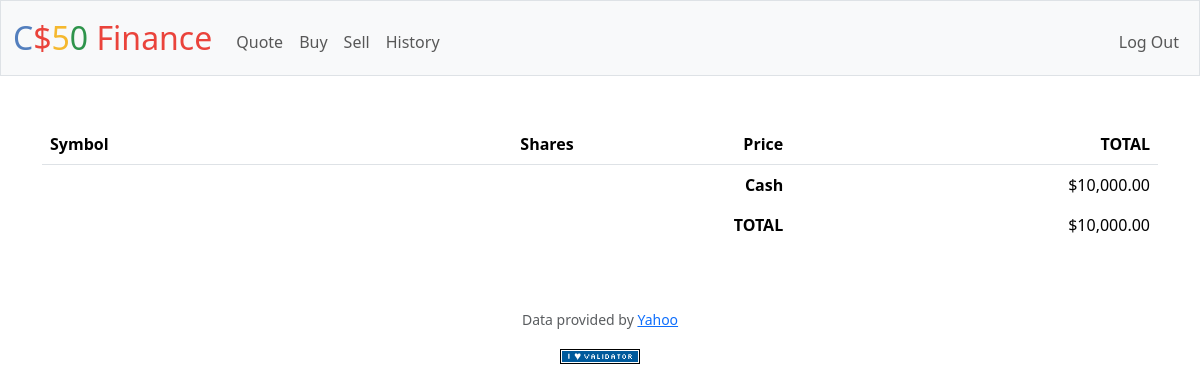
Page / (signed in) on the earlier database version.
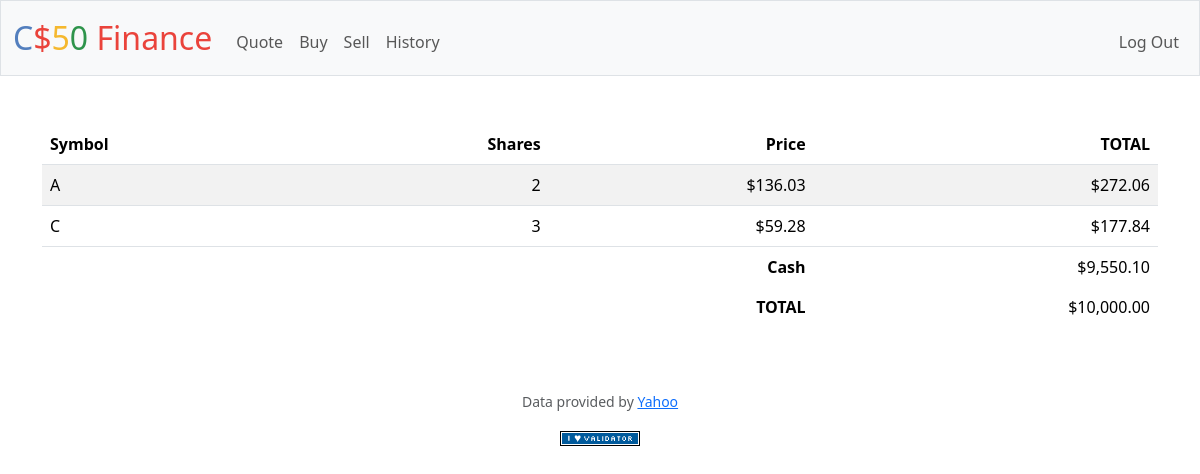
Same page on the later database version.
### tables this page shows
CREATE TABLE users (id INTEGER PRIMARY KEY AUTOINCREMENT NOT NULL, username TEXT NOT NULL, hash TEXT NOT NULL, cash NUMERIC NOT NULL DEFAULT 10000.00);

CREATE TABLE "stock" (
    id INTEGER,
    symbol TEXT,
    shares INTEGER,
    price NUMERIC,
    total NUMERIC,
    FOREIGN KEY (id) REFERENCES users(id)
);

### app.py (the view)
@app.route("/")
@login_required
def index():
    user_id = session["user_id"]
    portfolio = db.execute(
        "SELECT symbol, shares, price, total FROM stock WHERE id = ? ORDER BY symbol", user_id
    )
    aggregated_portfolio = {}
    for stock in portfolio:
        symbol = stock['symbol']
        if symbol not in aggregated_portfolio:
            aggregated_portfolio[symbol] = {
                'shares': 0,
                'price': stock['price'],
                'total': 0
            }
        aggregated_portfolio[symbol]['shares'] += stock['shares']
        aggregated_portfolio[symbol]['total'] += stock['total']
    user_cash = db.execute(
        "SELECT cash FROM users WHERE id = ?", user_id
    )[0]["cash"]
    total_cash = db.execute(
        "SELECT SUM(total) + ? AS total_cash FROM stock WHERE id = ?", user_cash, user_id
    )[0]["total_cash"]
    if total_cash is None:
        total_cash = user_cash
    return render_template("index.html",
                           portfolio=aggregated_portfolio, user_cash=user_cash, total_cash=total_cash
    )

### app.py (called while the page is built)
@app.after_request
def after_request(response):
    response.headers["Cache-Control"] = "no-cache, no-store, must-revalidate"
    response.headers["Expires"] = 0
    response.headers["Pragma"] = "no-cache"
    return response

### helpers.py (called while the page is built)
def login_required(f):
    @wraps(f)
    def decorated_function(*args, **kwargs):
        if session.get("user_id") is None:
            return redirect("/login")
        return f(*args, **kwargs)
    return decorated_function

def usd(value):
    return f"${value:,.2f}"

### templates/index.html (shortened to what this page needs)
{% extends "layout.html" %}
{% block main %}
<div class="section">
    <table class="table table-striped">
        <thead>
            <tr>
                <th class="text-start">Symbol</th>
                <th class="text-end">Shares</th>
                <th class="text-end">Price</th>
                <th class="text-end">TOTAL</th>
            </tr>
        </thead>
        <tbody>
                {% if portfolio != NULL %}
                    {% for symbol, stock in portfolio.items() %}
                        <tr>
                            <td class="text-start">{{ symbol }}</td>
                            <td class="text-end">{{ stock.shares }}</td>
                            <td class="text-end">{{ stock.price | usd }}</td>
                            <td class="text-end">{{ stock.total | usd }}</td>
                        </tr>
                    {% endfor %}
                {% endif %}
        </tbody>
        <tfoot>
            <tr>
                <td class="border-0 fw-bold text-end" colspan="3">Cash</td>
                <td class="border-0 text-end">{{ user_cash | usd }}</td>
            </tr>
            <tr>
                <td class="border-0 fw-bold text-end" colspan="3">TOTAL</td>
                <td class="border-0 w-bold text-end">{{ total_cash | usd }}</td>
            </tr>
        </tfoot>
    </table>
</div>
{% endblock %}

Differences in the rows shown:
now on this page (row edited): stock: shares "2", price "$136.03", total "$272.06"
now on this page (row edited): stock: shares "3", price "$59.28", total "$177.84"
changed users: cash "$10,000.00" → "$9,550.10"; cash "$10,000.00" → (not shown)
Other differences:
{{ total_cash | usd }}: (not shown) → "$10,000.00"
new list line: "A"
new list line: "C"
